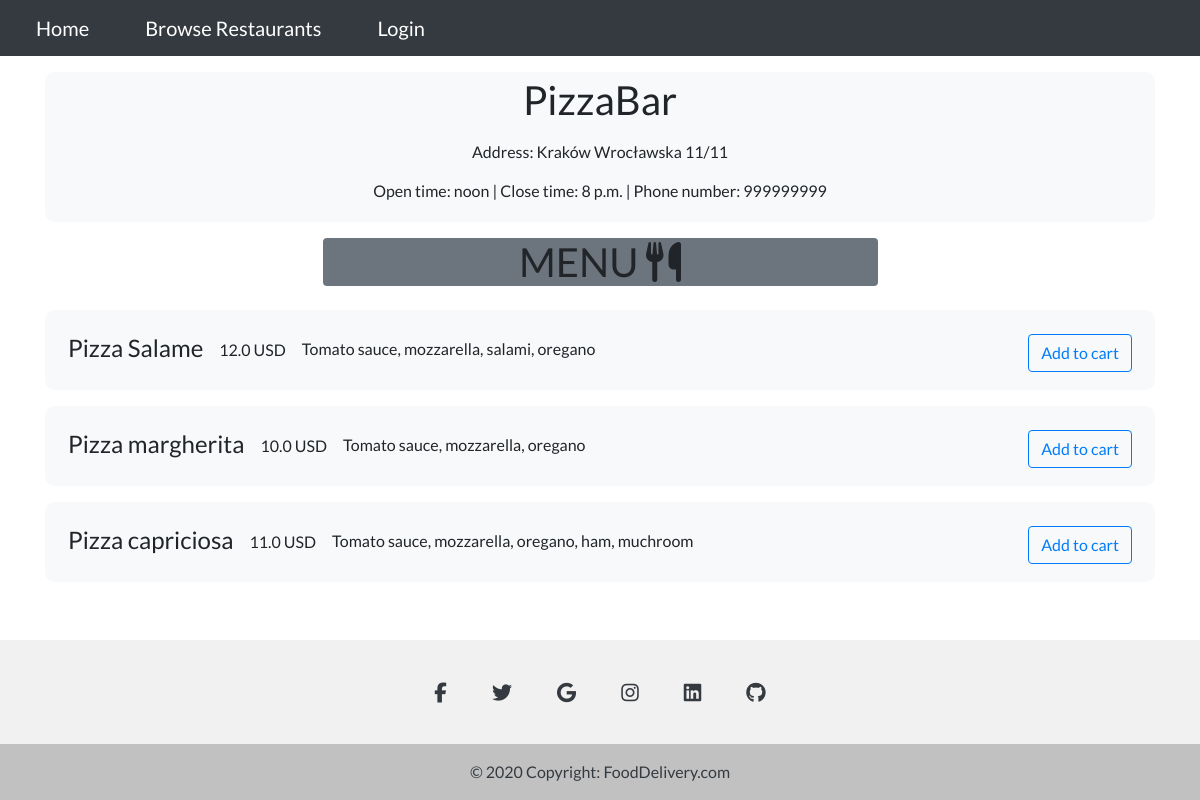
Screenshot of /restaurantPage/20/ with the database file from the repository.
### Users/models.py (models this page shows)
class Restaurants(models.Model):
    user = models.ForeignKey(User, on_delete=models.CASCADE)
    restaurant_name = models.CharField(max_length=50)
    address = models.ForeignKey(Address, on_delete=models.CASCADE)
    phone_number = models.CharField(max_length=9)
    NIP = models.CharField(max_length=12)
    open_time = models.TimeField()
    close_time = models.TimeField()
    latitude = models.CharField(max_length= 100,default = "0.0")
    longitude = models.CharField(max_length = 100, default = "0.0")

class Address(models.Model):
    city = models.CharField(max_length=50)
    street = models.CharField(max_length=100)
    building_number = models.IntegerField()
    flat_number = models.IntegerField(blank=True)

### OrderManagement/models.py (models this page shows)
class MenuDetails(models.Model):
    menu = models.ForeignKey(Menu, on_delete = models.CASCADE)
    dish = models.ForeignKey(Dish, on_delete = models.CASCADE)

class Dish(models.Model):
    name = models.CharField(max_length=50)
    price = models.FloatField()
    image = models.ImageField(upload_to = 'uploads')
    description = models.CharField(max_length = 500)

### OrderManagement/views.py (the view)
# urls.py: path('restaurantPage/<int:id>/',OrderManagement_views.restaurant_page,name = 'restaurantPage'),
def restaurant_page(request,id):
    restaurant = Restaurants.objects.get(id = id)
    menu = Menu.objects.filter(restaurant = restaurant)[0]
    details = MenuDetails.objects.filter(menu = menu)
    args = {'restaurant':restaurant,'details':details}
    cart = request.session.get('cart',{})
    return render(request,"OrderManagement/restaurantPage.html",args)

### OrderManagement/templates/OrderManagement/restaurantPage.html (shortened to what this page needs)
{% extends "Home/base.html" %}
{% block content %}
<div class="container mx-auto text-center mt-3">
<div class="container mt-3 bg-light text-center" style="height: 150px; border-radius: 10px;">
    <div class="p-1" style="margin-top: 12px; font-size: 24px;">
        <span class="h1">{{restaurant.restaurant_name}}
    </div>
    <div class="" style="margin-top: 12px;">
        Address: {{restaurant.address.city}} {{restaurant.address.street}} {{restaurant.address.building_number}}/{{restaurant.address.building_number}}
    </div>
    <div class="" style="margin-top: 15px;">
        Open time: {{restaurant.open_time}}  |  Close time: {{restaurant.close_time}}  |  Phone number: {{restaurant.phone_number}}
    </div>
</div>
</div>
<div class="container mx-auto text-center mt-3">
    <h1 class="container bg-secondary w-50 rounded">MENU <i class="fas fa-utensils"></i></h1>
    {% for detail in details %}
    <div class="container mt-3 bg-light d-inline-flex text-center" style="height: 80px; border-radius: 10px;">
        <div class="p-2" style="margin-top: 12px; font-size: 24px;">
            {{ detail.dish.name }}
        </div>
        <div class="p-2" style="margin-top: 20px;">
            {{ detail.dish.price }} USD
        </div>
        <div class="p-2" style="margin-top: 19px;">
            {{ detail.dish.description }}
        </div>
        <div class="ml-auto p-2">
            <form class ="mt-3" action = "{% url 'addToCart'%}" method ="POST">
                <input class="btn btn-outline-primary" type = "submit" class = "btn" value = "Add to cart">
            </form>
        </div>
    </div>
    {% endfor %}
</div>
<div style="height: 200px;"></div>
{% endblock content %}

### Home/static/Home/style.css (style rules this page uses)
body { font-family: 'Lato', sans-serif; }

### rows the page displays
Restaurants: restaurant_name "PizzaBar", address.city "Kraków", address.street "Wrocławska", address.building_number "11", open_time "noon", close_time "8 p.m.", phone_number "999999999"
MenuDetails: dish.name "Pizza Salame", dish.price "12.0", dish.description "Tomato sauce, mozzarella, salami, oregano"
MenuDetails: dish.name "Pizza margherita", dish.price "10.0", dish.description "Tomato sauce, mozzarella, oregano"
MenuDetails: dish.name "Pizza capriciosa", dish.price "11.0", dish.description "Tomato sauce, mozzarella, oregano, ham, muchroom"
